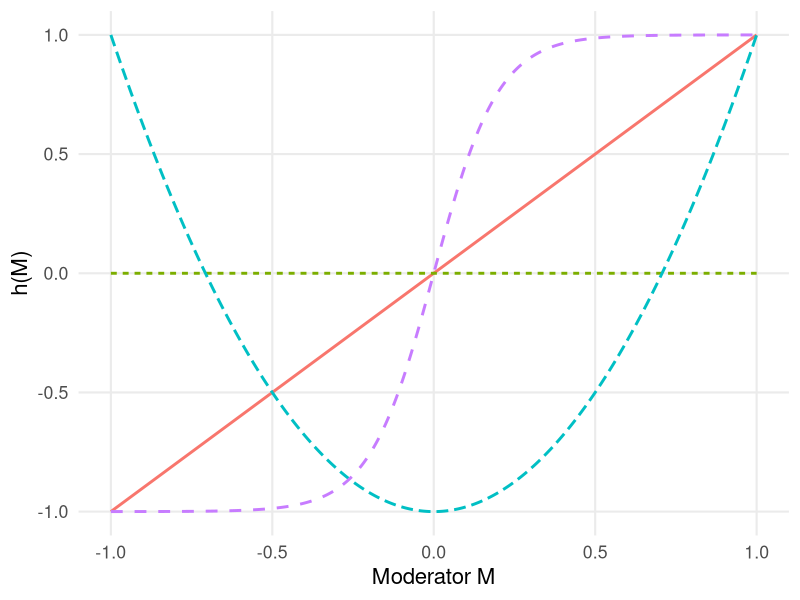

The R script that drew this image:
## ---- chunk 1
#| echo: false
#| warning: false
#| message: false
#| fig-align: center
#| out-width: "100%"

library(ggplot2)
library(dplyr)
library(tidyr)

M <- seq(-1, 1, length.out = 500)
k <- 10

df_h <- tibble(
  M = M,
  Linear = M,
  Quadratic = 2 * M^2 - 1,
  Sigmoid = -1 + 2 / (1 + exp(-k * M)),
  Noise = 0
) |>
  pivot_longer(
    cols = -M,
    names_to = "Function",
    values_to = "hM"
  )

ggplot(df_h, aes(x = M, y = hM, color = Function, linetype = Function)) +
  geom_line(linewidth = 1) +
  labs(
    x = "Moderator M",
    y = "h(M)",
    color = "Function",
    linetype = NULL
  ) +
  theme_minimal(base_size = 16) +
  theme(
    legend.position = "none",
    panel.grid.minor = element_blank()
  )
